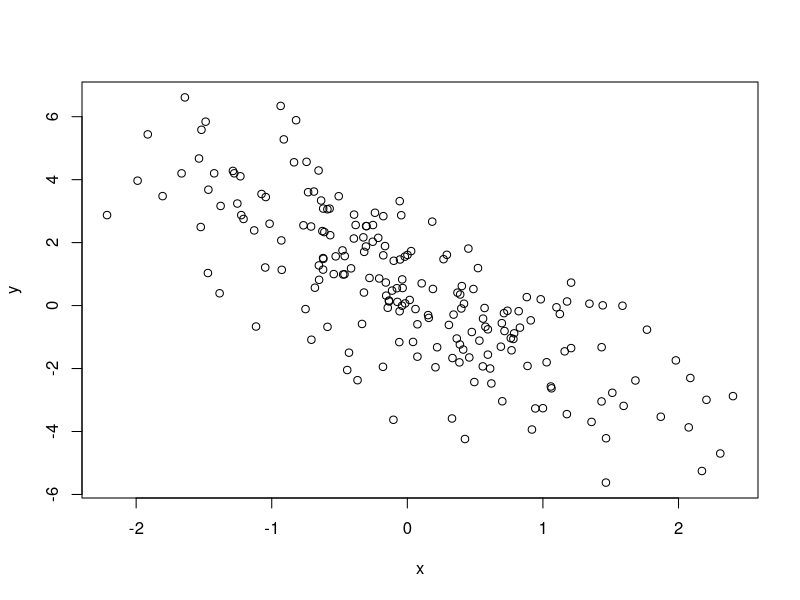
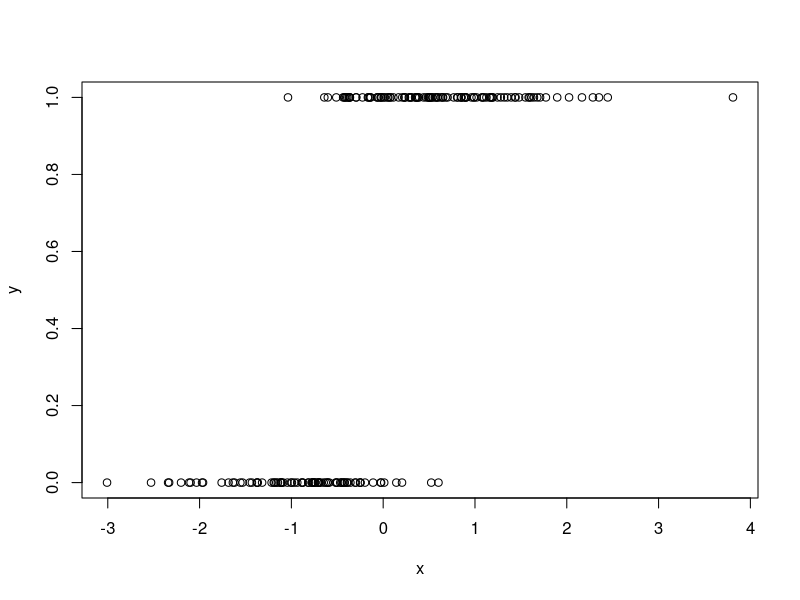
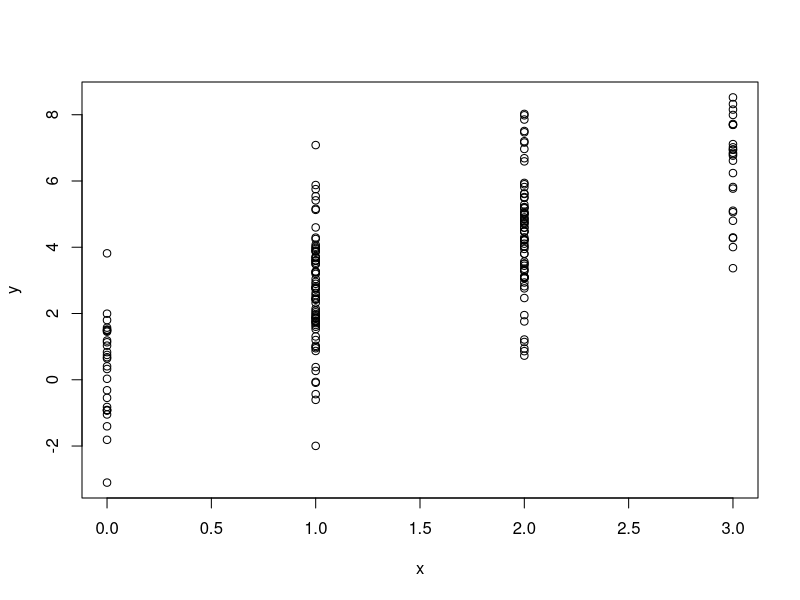
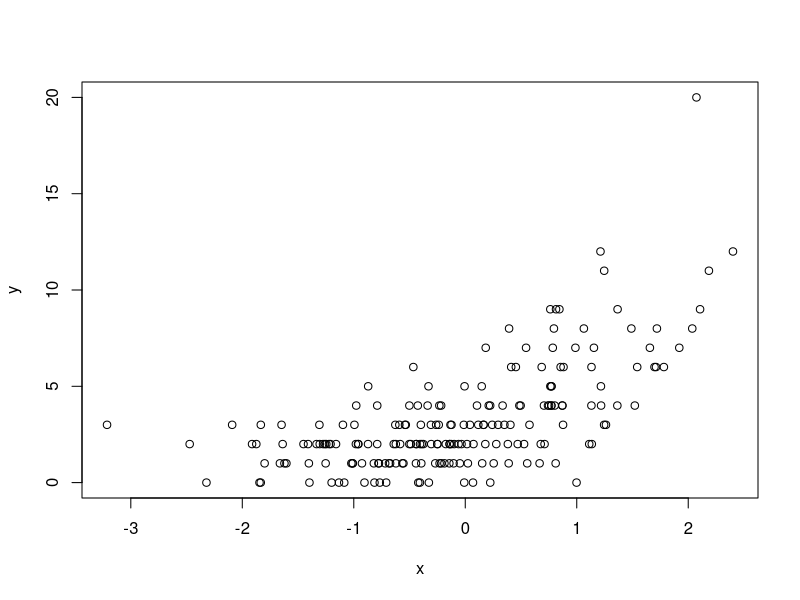

R code for these plots, in order:
## ---- chunk 1
knitr::opts_knit$set(root.dir = '../datasets')
## ---- chunk 2
set.seed(1)
n <- 200
x <- rnorm(n)
mu <- 0.5 - 2 * x 
y <- rnorm(n, mu, sd = 1.5)
plot(y ~ x)
## ---- chunk 3
n <- 200
x <- rnorm(n)
mu <- 0.5 + 2 * x 
p <- pnorm(mu)
y <- rbinom(n, 1, p)
plot(y ~ x)
## ---- chunk 4
n <- 200
x <- rbinom(n, 3, 0.5)
mu <- 0.5 + 2 * x 
y <- rnorm(n, mu, sd = 1.5)
plot(y ~ x)
## ---- chunk 5
n <- 200
x <- rnorm(n)
mu <- 1 + 0.5 * x 
y <- rpois(n, lambda = exp(mu))
plot(y ~ x)
